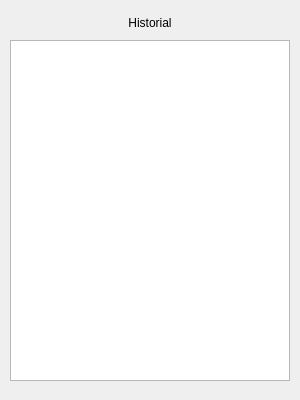
<?xml version="1.0" encoding="UTF-8"?>
<ui version="4.0">
 <class>Dialog</class>
 <widget class="QDialog" name="Dialog">
  <property name="geometry">
   <rect>
    <x>0</x>
    <y>0</y>
    <width>300</width>
    <height>400</height>
   </rect>
  </property>
  <property name="minimumSize">
   <size>
    <width>300</width>
    <height>400</height>
   </size>
  </property>
  <property name="maximumSize">
   <size>
    <width>300</width>
    <height>400</height>
   </size>
  </property>
  <property name="windowTitle">
   <string>Dialog</string>
  </property>
  <widget class="QTextEdit" name="textEdit_historial">
   <property name="geometry">
    <rect>
     <x>10</x>
     <y>40</y>
     <width>280</width>
     <height>341</height>
    </rect>
   </property>
   <property name="layoutDirection">
    <enum>Qt::LayoutDirection::RightToLeft</enum>
   </property>
  </widget>
  <widget class="QLabel" name="label">
   <property name="geometry">
    <rect>
     <x>10</x>
     <y>10</y>
     <width>280</width>
     <height>25</height>
    </rect>
   </property>
   <property name="text">
    <string>Historial</string>
   </property>
   <property name="alignment">
    <set>Qt::AlignmentFlag::AlignCenter</set>
   </property>
  </widget>
 </widget>
 <resources/>
 <connections/>
</ui>
